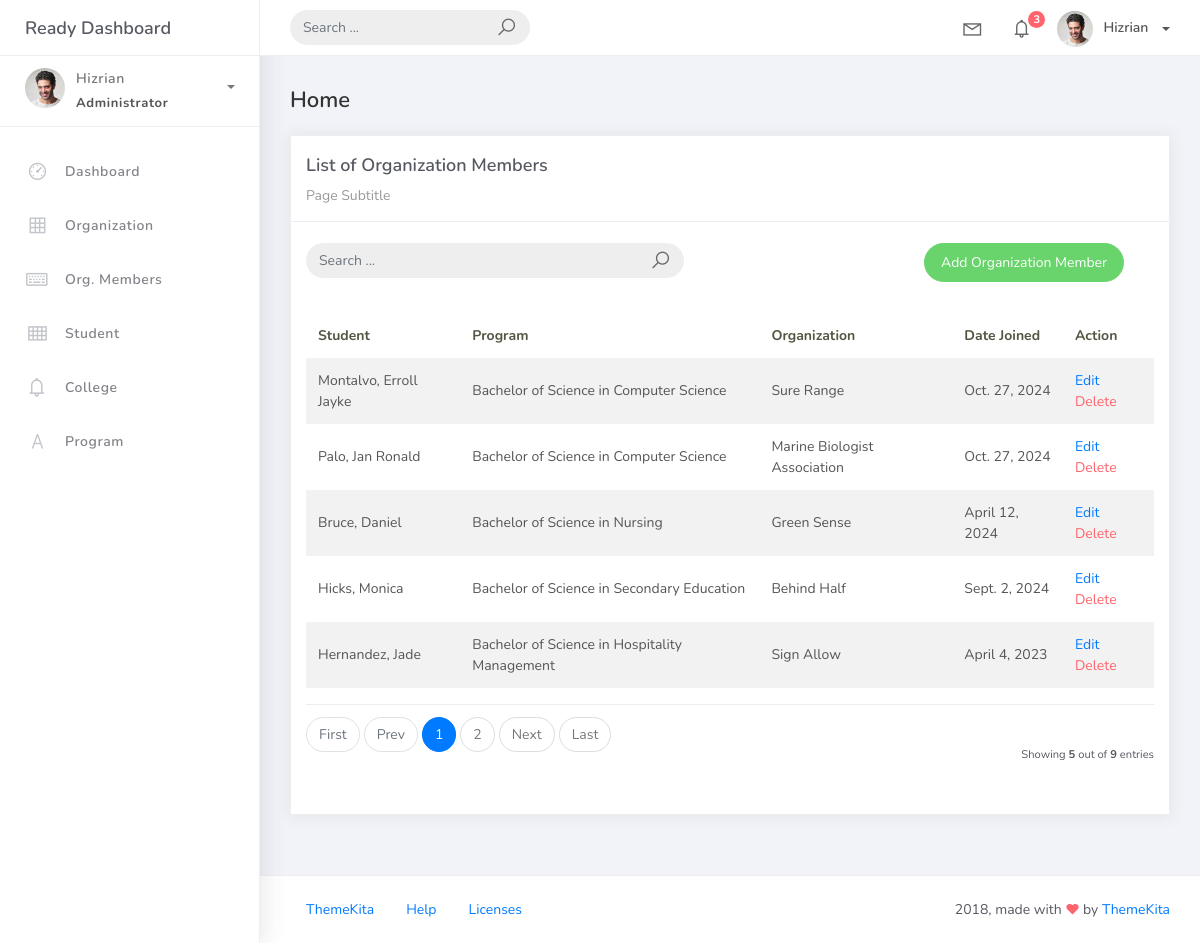
The page /orgmember_list on the database its author committed.
### studentorg/models.py (models this page shows, shortened)
class BaseModel(models.Model):
    created_at = models.DateTimeField(auto_now_add=True, db_index=True)
    updated_at = models.DateTimeField(auto_now=True)
    class Meta:
        abstract = True

class OrgMember(BaseModel):
    student = models.ForeignKey(Student, on_delete=models.CASCADE)
    organization = models.ForeignKey(Organization, on_delete=models.CASCADE)
    date_joined = models.DateField()

class Student(BaseModel):
    student_id = models.CharField("Student ID", max_length=15)
    lastname = models.CharField("Last Name", max_length=25)
    firstname = models.CharField("First Name", max_length=25)
    middlename = models.CharField("Middle Name", max_length=25, blank=True, null=True)
    program = models.ForeignKey(Program, on_delete=models.CASCADE)
    def __str__(self):
        return f"{self.lastname}, {self.firstname}"

class Program(BaseModel):
    prog_name = models.CharField("Program", max_length=150)
    college = models.ForeignKey(College, on_delete=models.CASCADE)
    def __str__(self):
        return self.prog_name

class Organization(BaseModel):
    name = models.CharField(max_length=250)
    college = models.ForeignKey(College, null=True, blank=True, on_delete=models.CASCADE)
    description = models.CharField(max_length=500)
    def __str__(self):
        return self.name

### studentorg/views.py (the view)
# urls.py: path('orgmember_list', OrgMemberList.as_view(), name='orgmember-list'),
class OrgMemberList(ListView):
    model = OrgMember
    context_object_name = 'orgmember'
    template_name = 'org_member_list.html'
    paginate_by = 5

### templates/org_member_list.html
{% extends 'base.html' %}
{% load static %}
{% block content %}
<div class="content">
   <div class="container-fluid">
     <h4 class="page-title">Home</h4>
     <div class="row">
       <div class="col-md-12">
         <div class="card">
           <div class="card-header">
             <div class="card-title">List of Organization Members</div>
             <div class="card-category">Page Subtitle</div>
           </div>
           <br />
<div class="col-md-12 row">
 <div class="col-md-6">
  <form class="navbar-left navbar-form nav-search mr-md-3" action="">
          <div class="input-group">
           <input type="text" placeholder="Search ..." class="form-control" />
           <div class="input-group-append">
           <span class="input-group-text">
            <i class="la la-search search-icon"></i>
           </span>
           </div>
          </div>
         </form>
        </div>
        <div class="col-md-6">
         <div class="pull-right">
    <a href="{% url 'orgmember-add' %}" class="btn btn-success btn-rounded">Add Organization Member</a>
         </div>
 </div>
</div>
           <div class="card-body">
             <table class="table table-striped mt-3">
               <thead>
                 <tr>
                   <th scope="col">Student</th>
                   <th scope="col">Program</th>
                   <th scope="col">Organization</th>
                   <th scope="col">Date Joined</th>
                   <th scope="col">Action</th>
                 </tr>
               </thead>
               <tbody>
                 {% for object in object_list %}
                 <tr>
                   <td>{{ object.student }}</td>
                   <td>{{ object.student.program }}</td>
                   <td>{{ object.organization }}</td>
                   <td>{{ object.date_joined }}</td>
                   <td>
                    <a href="orgmember_list/{{ object.id }}">Edit</a>
                    <a href="orgmember_list/{{ object.id }}/delete" class="text-danger">Delete</a>
                   </td>
                </tr>
                {% empty %}
                <tr>
                    <td colspan="4" style="text-align: center">
                        <p class="text-sm font-weight-bold mb-0">No Records Found</p>
                    </td>
                 </tr>
                 {% endfor %}
               </tbody>
             </table>
             {% include 'includes/pagination.html' %}
           </div>
         </div>
       </div>
     </div>
   </div>
</div>
{% endblock %}

### rows shown on the page
OrgMember: student "Montalvo, Erroll Jayke", student.program "Bachelor of Science in Computer Science", organization "Sure Range", date_joined "Oct. 27, 2024"
OrgMember: student "Palo, Jan Ronald", student.program "Bachelor of Science in Computer Science", organization "Marine Biologist Association", date_joined "Oct. 27, 2024"
OrgMember: student "Bruce, Daniel", student.program "Bachelor of Science in Nursing", organization "Green Sense", date_joined "April 12, 2024"
OrgMember: student "Hicks, Monica", student.program "Bachelor of Science in Secondary Education", organization "Behind Half", date_joined "Sept. 2, 2024"
OrgMember: student "Hernandez, Jade", student.program "Bachelor of Science in Hospitality Management", organization "Sign Allow", date_joined "April 4, 2023"

### other values the page prints
{{ page_num }} "1"
{{ page_num }} "2"
{{ object_list.count }} "5"
{{ paginator.count }} "9"
